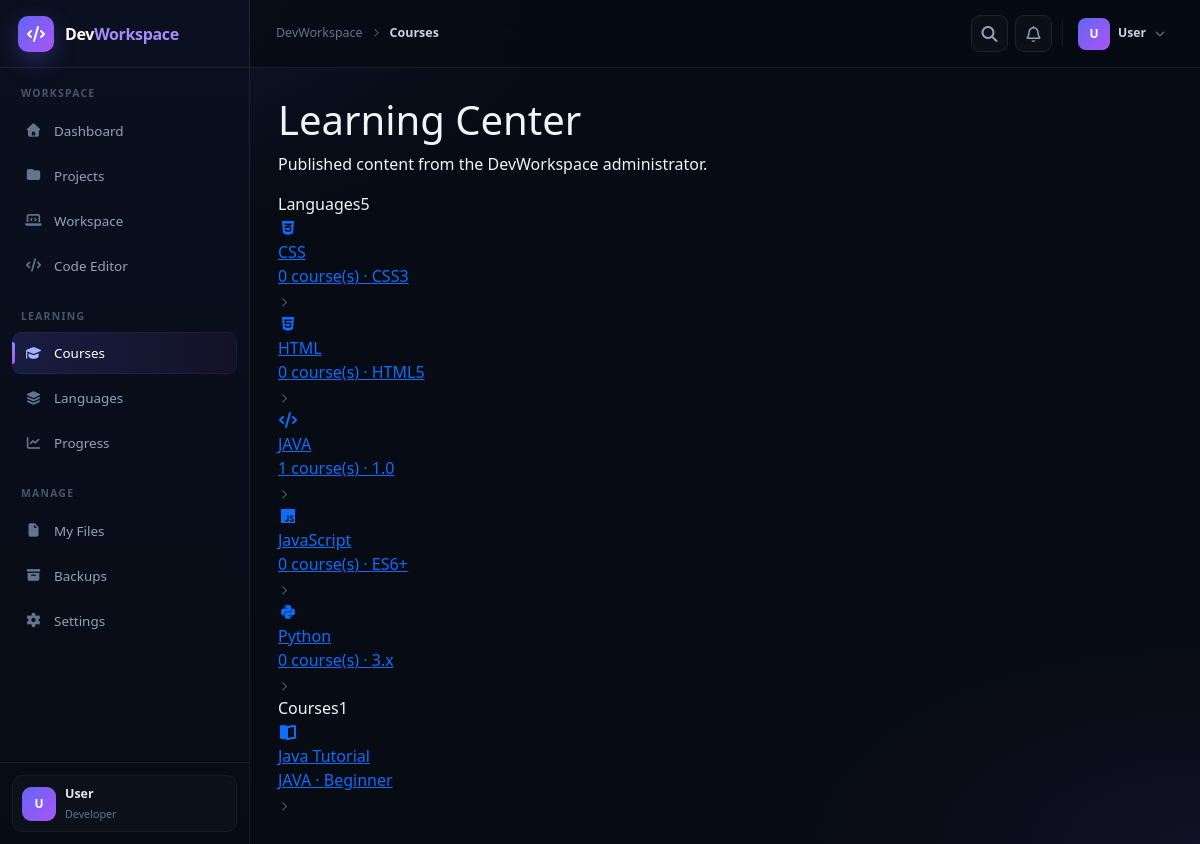
The page /dashboard/learn/ (signed in) on the database its author committed.
### models/admin_content.py (models this page shows)
class Language(db.Model):
    __tablename__ = "languages"
    id = db.Column(db.Integer, primary_key=True)
    name = db.Column(db.String(100), unique=True, nullable=False)
    slug = db.Column(db.String(120), unique=True, nullable=False)
    version = db.Column(db.String(50), default="1.0", nullable=False)
    description = db.Column(db.Text, default="", nullable=False)
    category = db.Column(db.String(50), default="programming", nullable=False)
    icon = db.Column(db.String(120), default="fa-solid fa-code", nullable=False)
    status = db.Column(db.String(20), default="published", nullable=False)
    created_at = db.Column(db.DateTime, default=datetime.utcnow, nullable=False)
    updated_at = db.Column(
        db.DateTime,
        default=datetime.utcnow,
        onupdate=datetime.utcnow,
        nullable=False,
    )
    courses = db.relationship(
        "Course",
        back_populates="language",
        cascade="all, delete-orphan",
        order_by="Course.title",
    )

class Course(db.Model):
    __tablename__ = "courses"
    id = db.Column(db.Integer, primary_key=True)
    language_id = db.Column(db.Integer, db.ForeignKey("languages.id"), nullable=False)
    title = db.Column(db.String(160), nullable=False)
    slug = db.Column(db.String(180), unique=True, nullable=False)
    description = db.Column(db.Text, default="", nullable=False)
    level = db.Column(db.String(30), default="beginner", nullable=False)
    status = db.Column(db.String(20), default="draft", nullable=False)
    created_at = db.Column(db.DateTime, default=datetime.utcnow, nullable=False)
    language = db.relationship("Language", back_populates="courses")
    chapters = db.relationship(
        "Chapter",
        back_populates="course",
        cascade="all, delete-orphan",
        order_by="Chapter.order_no",
    )

### routes/learning.py (the view)
@learning_bp.route("/")
@login_required
def index():
    return render_template(
        "dashboard/learning_home.html",
        languages=Language.query.filter_by(status="published").order_by(Language.name.asc()).all(),
        courses=Course.query.filter_by(status="published").order_by(Course.title.asc()).all(),
    )

### routes/learning.py (called while the page is built)
@learning_bp.app_context_processor
def inject_published_learning_content():
    try:
        languages = Language.query.filter_by(status="published").order_by(Language.name.asc()).all()
        courses = Course.query.filter_by(status="published").order_by(Course.title.asc()).all()
    except Exception:
        languages, courses = [], []
    return {
        "published_languages": languages,
        "published_courses": courses,
    }

### templates/dashboard/learning_home.html
{% extends "base_auth.html" %}
{% set active_page='courses' %}
{% block content %}
{% include "partials/user_shell.html" %}
{% block desktop_content %}
<div class="dw-page-head"><div><h1>Learning Center</h1><p>Published content from the DevWorkspace administrator.</p></div></div>
<div class="dw-grid-2">
<div class="dw-panel"><div class="dw-panel-head"><span class="dw-panel-title">Languages</span><span class="dw-badge">{{ languages|length }}</span></div><div class="dw-panel-body">{% for language in languages %}<a href="{{ url_for('learning.language_detail',slug=language.slug) }}" class="dw-list-item"><div class="dw-list-icon"><i class="{{ language.icon }}"></i></div><div class="dw-list-main"><div class="dw-list-title">{{ language.name }}</div><div class="dw-list-meta">{{ language.courses|length }} course(s) · {{ language.version }}</div></div><i class="fa-solid fa-chevron-right" style="color:#475569;font-size:.6rem"></i></a>{% else %}<div class="dw-empty">No languages published yet.</div>{% endfor %}</div></div>
<div class="dw-panel"><div class="dw-panel-head"><span class="dw-panel-title">Courses</span><span class="dw-badge">{{ courses|length }}</span></div><div class="dw-panel-body">{% for course in courses %}<a href="{{ url_for('learning.course_detail',course_id=course.id) }}" class="dw-list-item"><div class="dw-list-icon"><i class="fa-solid fa-book-open"></i></div><div class="dw-list-main"><div class="dw-list-title">{{ course.title }}</div><div class="dw-list-meta">{{ course.language.name }} · {{ course.level|title }}</div></div><i class="fa-solid fa-chevron-right" style="color:#475569;font-size:.6rem"></i></a>{% else %}<div class="dw-empty">No courses published yet.</div>{% endfor %}</div></div>
</div>
{% endblock %}
{% endblock %}

### templates/partials/user_shell.html (style rules this page uses)
:root { --dw-bg: #070b14; --dw-sidebar: #0b1020; --dw-border: rgba(255,255,255,.08); --dw-text: #f1f5f9; --dw-muted: #94a3b8; --dw-primary: #818cf8; --dw-purple: #a855f7; --dw-sidebar-width: 250px; --dw-header-height: 68px; }

### rows shown on the page
Language: name "CSS", courses|length "0", version "CSS3"
Language: name "HTML", courses|length "0", version "HTML5"
Language: name "JAVA", courses|length "1", version "1.0"
Language: name "JavaScript", courses|length "0", version "ES6+"
Language: name "Python", courses|length "0", version "3.x"
Course: title "Java Tutorial", language.name "JAVA", level "Beginner"

### other values the page prints
{{ languages|length }} "5"
{{ courses|length }} "1"
